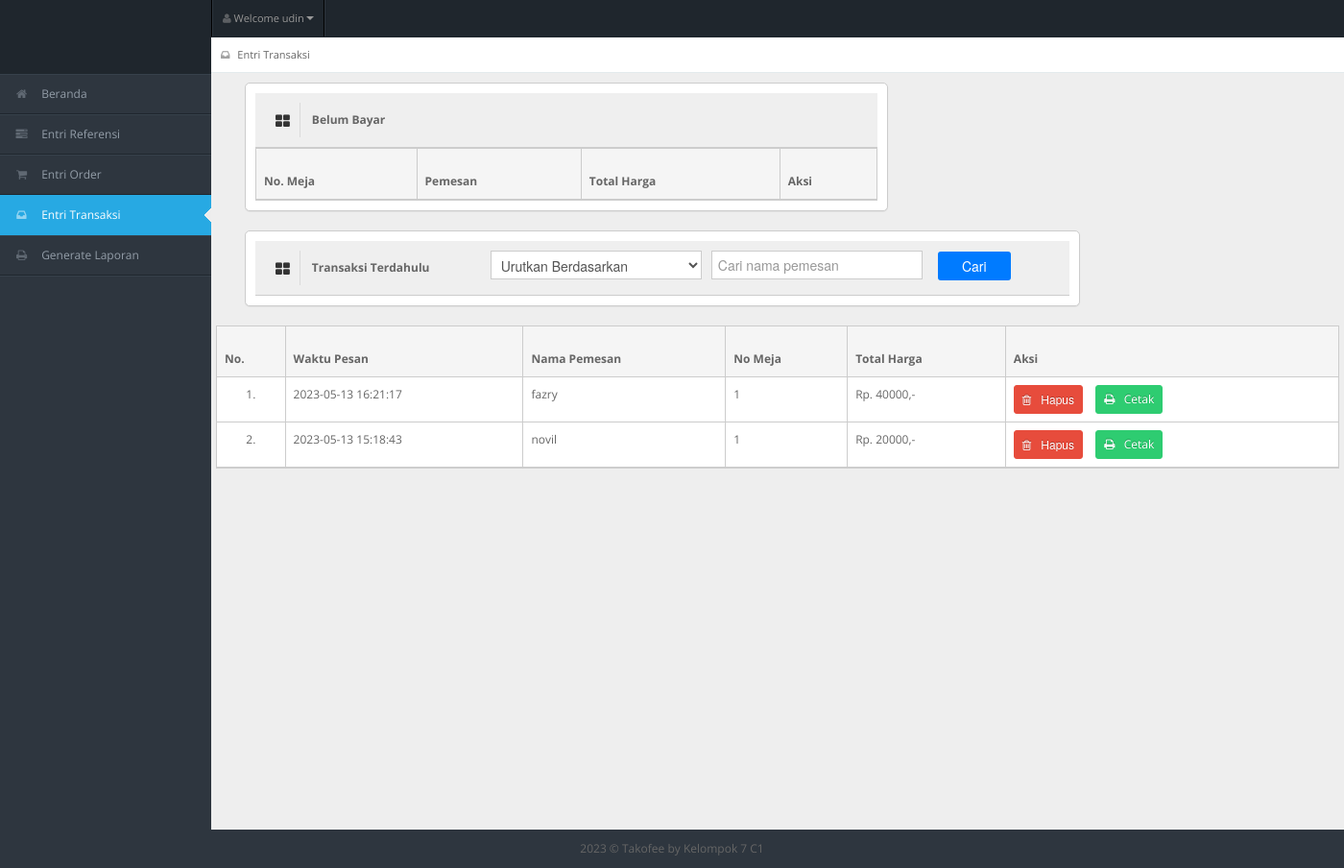
Page /entri_transaksi.php (signed in) on the earlier database version.
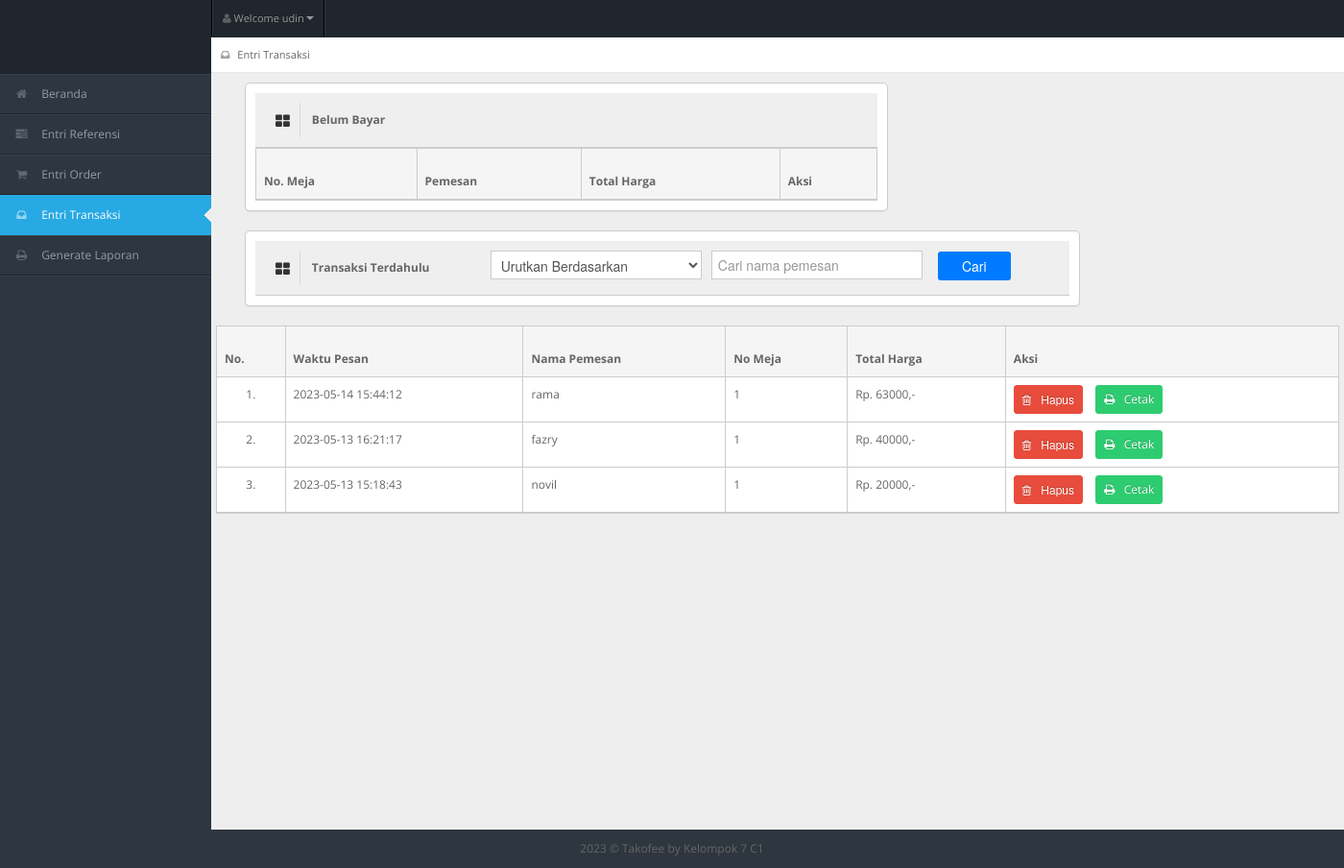
Same page on the later database version.
### tables this page shows
CREATE TABLE `tb_user` (
  `id_user` int(11) NOT NULL,
  `username` varchar(150) NOT NULL,
  `password` varchar(150) NOT NULL,
  `nama_user` varchar(150) NOT NULL,
  `id_level` int(11) NOT NULL,
  `status` varchar(150) NOT NULL
);

CREATE TABLE `tb_order` (
  `id_order` int(11) NOT NULL,
  `id_admin` int(11) DEFAULT NULL,
  `id_pengunjung` int(11) NOT NULL,
  `waktu_pesan` datetime NOT NULL,
  `no_meja` int(11) NOT NULL,
  `total_harga` varchar(150) NOT NULL,
  `uang_bayar` varchar(150) DEFAULT NULL,
  `uang_kembali` varchar(150) DEFAULT NULL,
  `status_order` varchar(150) NOT NULL
);

### entri_transaksi.php (the view, shortened to what the changed rows need)
<!DOCTYPE html>
<?php
include "connection/koneksi.php";
$id = $_SESSION['id_user'];
if (isset($_SESSION['username'])) {
  $query = "select * from tb_user natural join tb_level where id_user = $id";
  mysqli_query($conn, $query);
  $sql = mysqli_query($conn, $query);
  while ($r = mysqli_fetch_array($sql)) {
?>
    <html lang="en">
    <head>
      <link rel="stylesheet" href="template/dashboard/css/bootstrap.min.css" />
      <link rel="stylesheet" href="template/dashboard/css/bootstrap-responsive.min.css" />
      <link rel="stylesheet" href="template/dashboard/css/fullcalendar.css" />
      <link rel="stylesheet" href="template/dashboard/css/matrix-style.css" />
      <link rel="stylesheet" href="template/dashboard/css/matrix-media.css" />
      <link href="template/dashboard/font-awesome/css/font-awesome.css" rel="stylesheet" />
      <link rel="stylesheet" href="template/dashboard/css/jquery.gritter.css" />
    </head>
    <body>
      <div id="header">
        <h1><a href="entri_transaksi.php">Entri Transaksi</a></h1>
      </div>
      <div id="user-nav" class="navbar navbar-inverse">
        <ul class="nav">
          <li class="dropdown" id="profile-messages"><a title="" href="#" data-toggle="dropdown" data-target="#profile-messages" class="dropdown-toggle"><i class="icon icon-user"></i> <span class="text">Welcome <?php echo $r['nama_user']; ?></span><b class="caret"></b></a>
          </li>
        </ul>
      </div>
      <div id="sidebar"><a href="entri_referensi.php" class="visible-phone"><i class="icon icon-inbox"></i> <span>Entri Transaksi</span></a>
        <ul>
          <?php
          if ($r['id_level'] == 1) {
          ?>
            <li> <a href="beranda.php"><i class="icon icon-home"></i> <span>Beranda</span></a> </li>
            <li> <a href="entri_referensi.php"><i class="icon icon-tasks"></i> <span>Entri Referensi</span></a> </li>
            <li> <a href="entri_order.php"><i class="icon icon-shopping-cart"></i> <span>Entri Order</span></a> </li>
            <li class="active"> <a href="entri_transaksi.php"><i class="icon icon-inbox"></i> <span>Entri Transaksi</span></a> </li>
            <li> <a href="generate_laporan.php"><i class="icon icon-print"></i> <span>Generate Laporan</span></a> </li>
          <?php
          } else if ($r['id_level'] == 2) {
          ?>
            <li> <a href="beranda.php"><i class="icon icon-home"></i> <span>Beranda</span></a> </li>
            <li> <a href="entri_order.php"><i class="icon icon-shopping-cart"></i> <span>Entri Order</span></a> </li>
            <li> <a href="generate_laporan.php"><i class="icon icon-print"></i> <span>Generate Laporan</span></a> </li>
          <?php
          } else if ($r['id_level'] == 3) {
          ?>
            <li><a href="beranda.php"><i class="icon icon-home"></i> <span>Beranda</span></a> </li>
            <li class="active"> <a href="entri_transaksi.php"><i class="icon icon-inbox"></i> <span>Entri Transaksi</span></a> </li>
            <li> <a href="generate_laporan.php"><i class="icon icon-print"></i> <span>Generate Laporan</span></a> </li>
          <?php
          } else if ($r['id_level'] == 4) {
          ?>
            <li class="active"><a href="beranda.php"><i class="icon icon-home"></i> <span>Beranda</span></a> </li>
            <li> <a href="generate_laporan.php"><i class="icon icon-print"></i> <span>Generate Laporan</span></a> </li>
          <?php
          } else if ($r['id_level'] == 5) {
          ?>
            <li> <a href="beranda.php"><i class="icon icon-home"></i> <span>Beranda</span></a> </li>
            <li> <a href="entri_order.php"><i class="icon icon-shopping-cart"></i> <span>Entri Order</span></a> </li>
          <?php
          }
          ?>
        </ul>
      </div>
      <div id="content">
        <div id="content-header">
          <div id="breadcrumb"> <a href="entri_transaksi.php" title="Go to here" class="tip-bottom"><i class="icon icon-inbox"></i> Entri Transaksi</a></div>
        </div>
        <div class="container">
          <div class="row-fluid">
            <?php
            if ($r['id_level'] == 1 || $r['id_level'] == 3) {
            ?>
              <div class="span7">
                <div class="widget-box">
                  <div class="widget-title bg_lg"><span class="icon"><i class="icon-th-large"></i></span>
                    <h5>Belum Bayar</h5>
                  </div>
                  <div class="widget-content nopadding">
                    <table class="table table-bordered table-invoice-full">
                      <thead>
                        <tr>
                          <th class="head0">No. Meja</th>
                          <th class="head1">Pemesan</th>
                          <th class="head0 right">Total Harga</th>
                          <th class="head0 right">Aksi</th>
                        </tr>
                      </thead>
                    </table>
                  </div>
                </div>
              </div>
              <div class="span9">
                <div class="widget-box">
                  <div class="widget-title bg_lg"><span class="icon"><i class="icon-th-large"></i></span>
                    <h5>Transaksi Terdahulu</h5>
                    <div style="display: flex; align-items: center; justify-content: center;">
                      <form method="get" action="" style="margin-right: 10px;">
                        <select name="sorting" onchange="this.form.submit()">
                          <option value="">Urutkan Berdasarkan</option>
                        </select>
                      </form>
                      <form method="get" action="">
                        <input type="text" name="search" maxlength="20" placeholder="Cari nama pemesan" autocomplete="off" value="<?php if (isset($_GET['search'])) echo $_GET['search']; ?>">
                        <button type="submit" class="tmbsearch">Cari</button>
                      </form>
                    </div>
                  </div>
                  <?php
                  $query_sudah_order = "SELECT * FROM tb_order LEFT JOIN tb_user ON tb_order.id_pengunjung = tb_user.id_user WHERE status_order = 'sudah bayar'";
                  if (isset($_GET['sorting'])) {
                    if ($_GET['sorting'] == 'desc') {
                      $query_sudah_order .= " ORDER BY waktu_pesan DESC";
                    } else if ($_GET['sorting'] == 'asc') {
                      $query_sudah_order .= " ORDER BY waktu_pesan ASC";
                    }
                  } else {
                    $query_sudah_order .= " ORDER BY id_order DESC";
                  }
                  ?>
                </div>
              </div>
          </div>
          <div class="widget-content nopadding">
            <table class="table table-bordered table-invoice-full">
              <thead>
                <tr>
                  <th class="head0">No.</th>
                  <th class="head0">Waktu Pesan</th>
                  <th class="head1">Nama Pemesan</th>
                  <th class="head0">No Meja</th>
                  <th class="head0 right">Total Harga</th>
                  <th class="head0 right">Aksi</th>
                </tr>
              </thead>
              <tbody>
                <?php
                $nomor = 1;
                $sql_sudah_order = mysqli_query($conn, $query_sudah_order);
                while ($r_sudah_order = mysqli_fetch_array($sql_sudah_order)) {
                ?>
                  <tr>
                    <td>
                      <center><?php echo $nomor++; ?>. </center>
                    </td>
                    <td><?php echo $r_sudah_order['waktu_pesan']; ?></td>
                    <td><?php echo $r_sudah_order['nama_user']; ?></td>
                    <td><?php echo $r_sudah_order['no_meja']; ?></td>
                    <td>Rp. <?php echo $r_sudah_order['total_harga']; ?>,-</td>
                    <td>
                      <form action="" method="post">
                        <button type="submit" value="<?php echo $r_sudah_order['id_order']; ?>" name="hapus_transaksi" class="btn btn-mini btn-danger">
                          <i class='icon icon-trash'></i>
                          &nbsp; Hapus
                        </button>
                        <a target='_blank' href="cetak_transaksi.php?konten=<?php echo $r_sudah_order['id_order']; ?>" class="btn btn-mini btn-success">
                          <i class='icon icon-print'></i>
                          &nbsp; Cetak
                        </a>
                      </form>
                    </td>
                  </tr>
                <?php
                }
                ?>
              </tbody>
            </table>
          </div>
        </div>
      </div>
    <?php
            }
    ?>
    <div class="row-fluid">
      <div id="footer" class="span12"> <?php echo date('Y'); ?> &copy; Takofee <a href="#">by Kelompok 7 C1</a> </div>
    </div>
    </body>
    </html>
<?php
  }
} else {
  header('location: logout.php');
}
?>

Differences in the rows shown:
added tb_order: waktu_pesan "2023-05-14 15:44:12", tb_user.nama_user "rama", no_meja "1", total_harga "63000", $r_sudah_order['id_order'] 4 (drawn)
